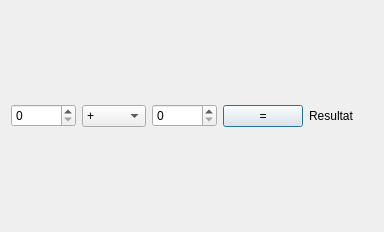
<?xml version="1.0" encoding="UTF-8"?>
<ui version="4.0">
 <class>FenCalculatrice</class>
 <widget class="QDialog" name="FenCalculatrice">
  <property name="geometry">
   <rect>
    <x>0</x>
    <y>0</y>
    <width>384</width>
    <height>232</height>
   </rect>
  </property>
  <property name="windowTitle">
   <string>Dialog</string>
  </property>
  <layout class="QHBoxLayout" name="horizontalLayout">
   <item>
    <widget class="QSpinBox" name="nombre1"/>
   </item>
   <item>
    <widget class="QComboBox" name="operation">
     <item>
      <property name="text">
       <string>+</string>
      </property>
     </item>
     <item>
      <property name="text">
       <string>-</string>
      </property>
     </item>
     <item>
      <property name="text">
       <string>*</string>
      </property>
     </item>
     <item>
      <property name="text">
       <string>/</string>
      </property>
     </item>
    </widget>
   </item>
   <item>
    <widget class="QSpinBox" name="nombre2"/>
   </item>
   <item>
    <widget class="QPushButton" name="egal">
     <property name="text">
      <string>=</string>
     </property>
    </widget>
   </item>
   <item>
    <widget class="QLabel" name="res">
     <property name="text">
      <string>Resultat</string>
     </property>
    </widget>
   </item>
  </layout>
 </widget>
 <resources/>
 <connections/>
</ui>
